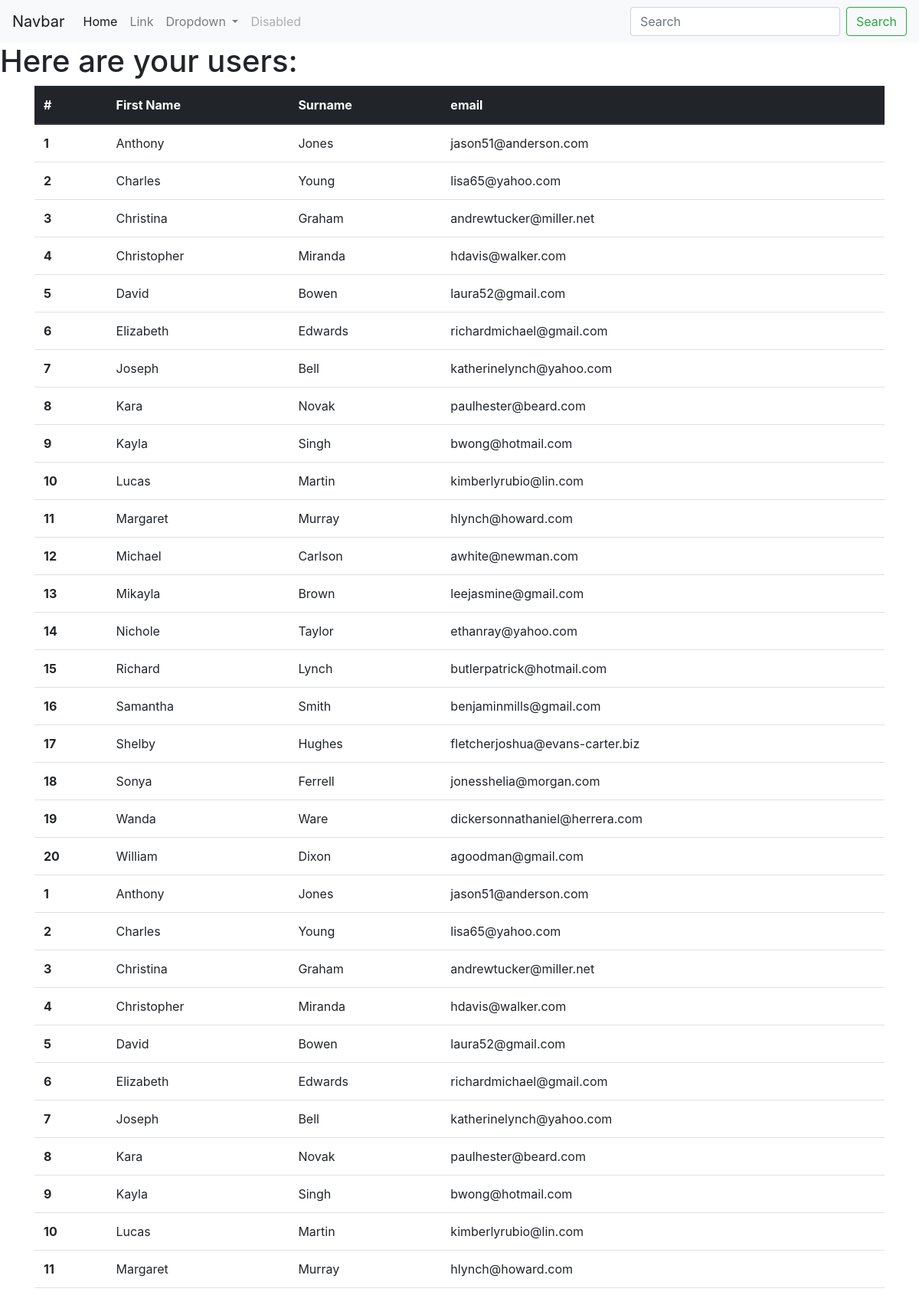
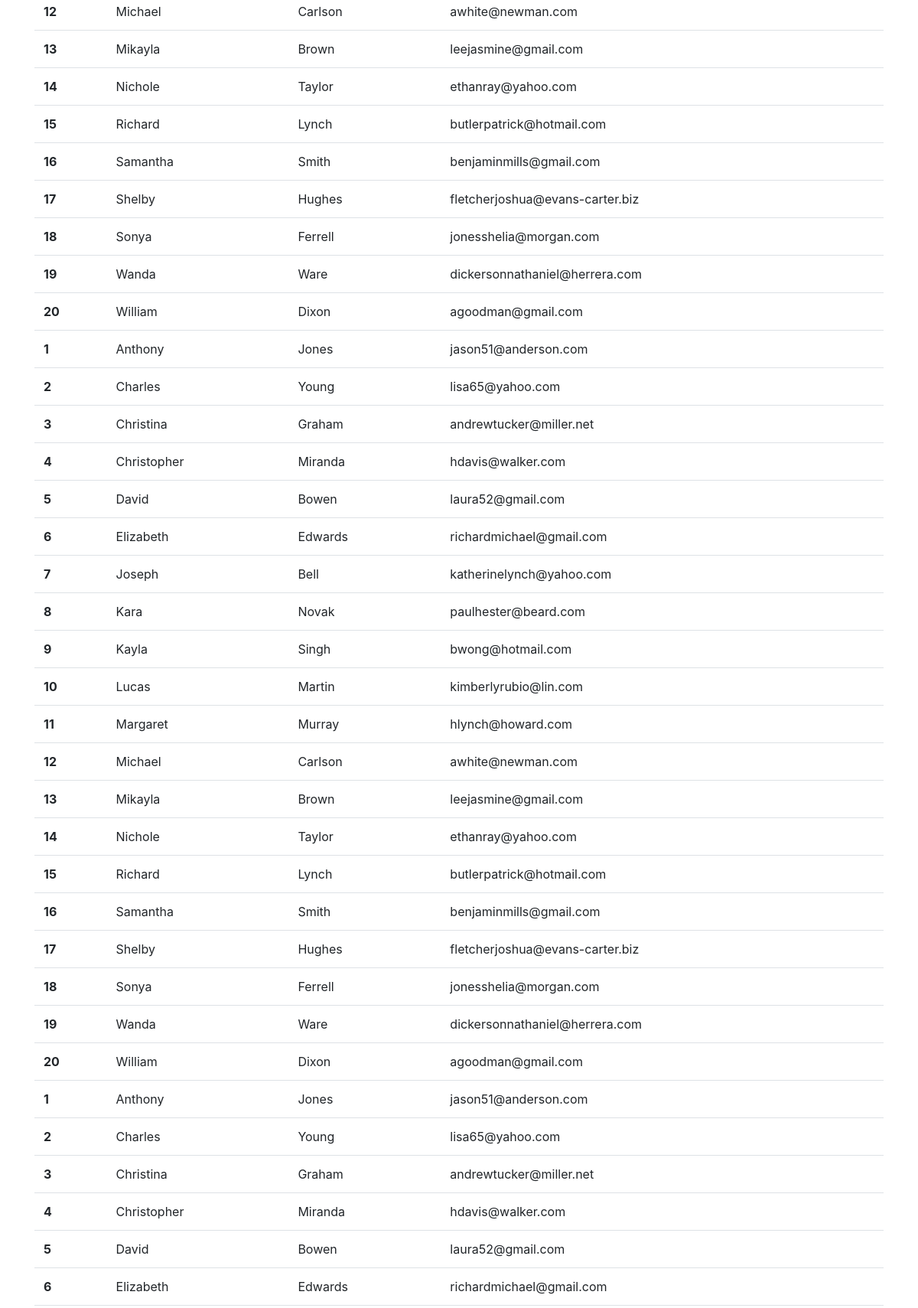
Screenshot of /exercise/usersNew (upper part) with the database file from the repository (2 pictures, top to bottom).
### exercise/models.py (models this page shows, shortened)
class AppUser(models.Model):
    name = models.CharField(max_length=264)
    surname = models.CharField(max_length=264)
    email = models.EmailField(max_length=70,unique=True,blank=True)

### exercise/views.py (the view)
# urls.py: path('usersNew', views.usersNew, name="usersNew"),
def usersNew(request):
    user_list = AppUser.objects.order_by('name')
    j=0
    numbers = []
    for i in user_list:
        numbers.append(j)
        j=j+1
    user_dict = {"users":user_list,"numbers":numbers}
    return render(request,'exercise/usersNew.html',context=user_dict)

### templates/exercise/usersNew.html (shortened to what this page needs)
<!DOCTYPE html>
{% load staticfiles %}
<html>
  <head>
    <link rel="stylesheet" href="{% static "css/mystyle.css" %}"/>
    <link rel="stylesheet" href="https://stackpath.bootstrapcdn.com/bootstrap/4.1.3/css/bootstrap.min.css">
  </head>
  <body>
    <nav class="navbar navbar-expand-lg navbar-light bg-light">
      <a class="navbar-brand" href="#">Navbar</a>
      <div class="collapse navbar-collapse" id="navbarSupportedContent">
        <ul class="navbar-nav mr-auto">
          <li class="nav-item active">
            <a class="nav-link" href="#">Home <span class="sr-only">(current)</span></a>
          </li>
          <li class="nav-item">
            <a class="nav-link" href="#">Link</a>
          </li>
          <li class="nav-item dropdown">
            <a class="nav-link dropdown-toggle" href="#" id="navbarDropdown" role="button" data-toggle="dropdown" aria-haspopup="true" aria-expanded="false">
              Dropdown
            </a>
          </li>
          <li class="nav-item">
            <a class="nav-link disabled" href="#">Disabled</a>
          </li>
        </ul>
        <form class="form-inline my-2 my-lg-0">
          <input class="form-control mr-sm-2" type="search" placeholder="Search" aria-label="Search">
          <button class="btn btn-outline-success my-2 my-sm-0" type="submit">Search</button>
        </form>
      </div>
    </nav>
    <h1>Here are your users:</h1>
    {% if users%}
    <div class="container">
<table class="table">
  <thead class="thead-dark">
    <tr>
      <th scope="col">#</th>
      <th scope="col">First Name</th>
      <th scope="col">Surname</th>
      <th scope="col">email</th>
    </tr>
  </thead>
  <tbody>
      {% for person in users %}
      {% for person in users %}
    <tr>
      <th scope="col">{{ forloop.counter }}{{ item }}</th>
      <td>{{person.name}}</td>
      <td>{{person.surname}}</td>
      <td>{{person.email}}</td>
    </tr>
    {% endfor %}
    {% endfor %}
  </tbody>
</table>
</div>
{% else %}
  <p>No Access Records. Table Not Created.</p>
    {% endif %}
  </body>
</html>

### static/ex/CSS/mystyle.css (style rules this page uses)
h1 { color: red; }

### rows the page displays
AppUser: name "Anthony", surname "Jones", email "jason51@anderson.com"
AppUser: name "Charles", surname "Young", email "lisa65@yahoo.com"
AppUser: name "Christina", surname "Graham", email "andrewtucker@miller.net"
AppUser: name "Christopher", surname "Miranda", email "hdavis@walker.com"
AppUser: name "David", surname "Bowen", email "laura52@gmail.com"
AppUser: name "Elizabeth", surname "Edwards", email "richardmichael@gmail.com"
AppUser: name "Joseph", surname "Bell", email "katherinelynch@yahoo.com"
AppUser: name "Kara", surname "Novak", email "paulhester@beard.com"
AppUser: name "Kayla", surname "Singh", email "bwong@hotmail.com"
AppUser: name "Lucas", surname "Martin", email "kimberlyrubio@lin.com"
AppUser: name "Margaret", surname "Murray", email "hlynch@howard.com"
AppUser: name "Michael", surname "Carlson", email "awhite@newman.com"
AppUser: name "Mikayla", surname "Brown", email "leejasmine@gmail.com"
AppUser: name "Nichole", surname "Taylor", email "ethanray@yahoo.com"
AppUser: name "Richard", surname "Lynch", email "butlerpatrick@hotmail.com"
AppUser: name "Samantha", surname "Smith", email "benjaminmills@gmail.com"
AppUser: name "Shelby", surname "Hughes", email "fletcherjoshua@evans-carter.biz"
AppUser: name "Sonya", surname "Ferrell", email "jonesshelia@morgan.com"
AppUser: name "Wanda", surname "Ware", email "dickersonnathaniel@herrera.com"
AppUser: name "William", surname "Dixon", email "agoodman@gmail.com"
